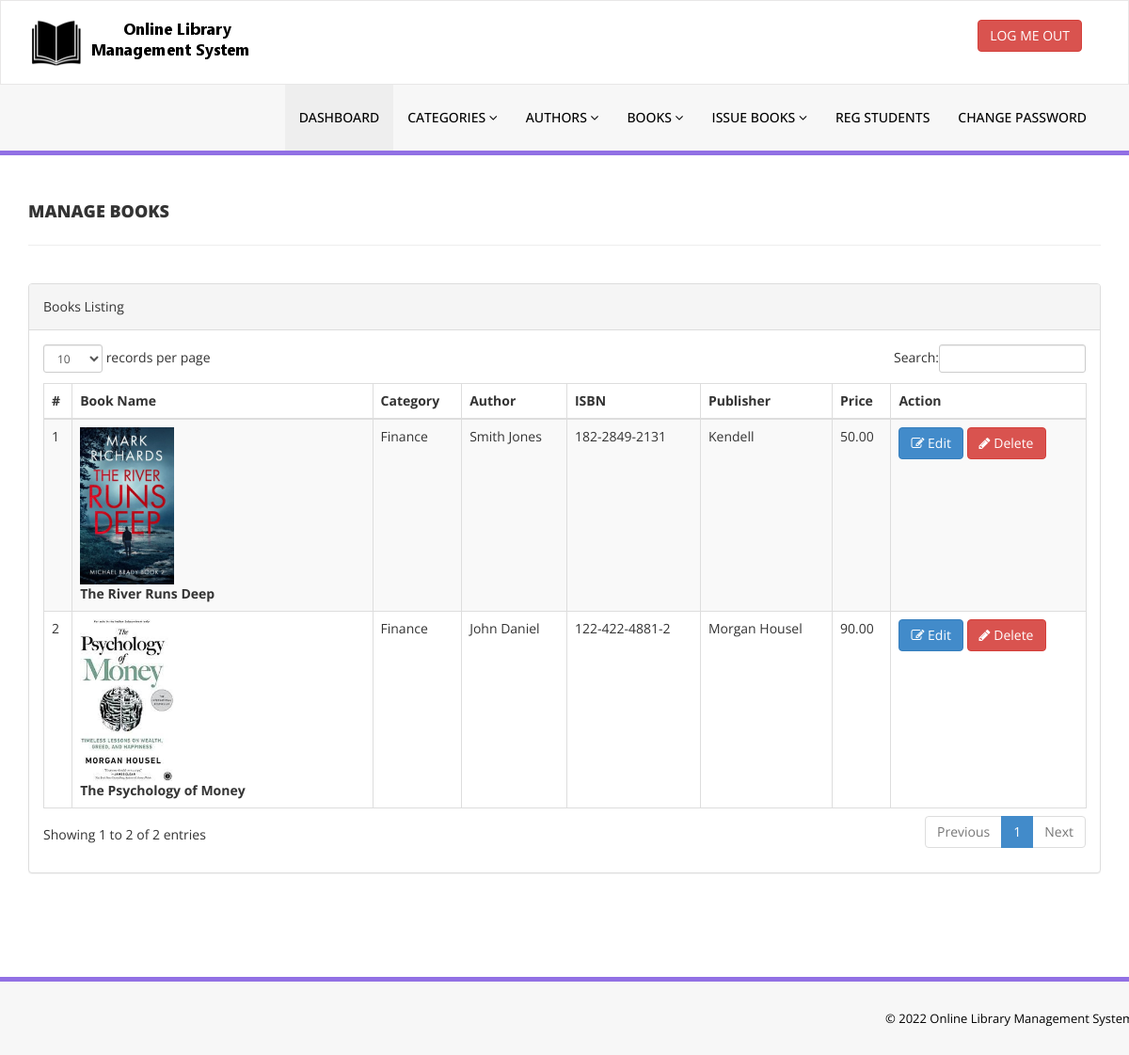
The page /admin/manage-books.php (signed in) on the database its author committed.
### tables this page shows
CREATE TABLE `tblbooks` (
  `id` int(11) NOT NULL,
  `BookName` varchar(255) DEFAULT NULL,
  `CatId` int(11) DEFAULT NULL,
  `AuthorId` int(11) DEFAULT NULL,
  `ISBNNumber` varchar(25) DEFAULT NULL,
  `BookPrice` decimal(10,2) DEFAULT NULL,
  `publisher` varchar(255) DEFAULT NULL,
  `bookImage` varchar(250) NOT NULL,
  `isIssued` int(1) DEFAULT NULL,
  `RegDate` timestamp NULL DEFAULT current_timestamp(),
  `UpdationDate` timestamp NULL DEFAULT NULL ON UPDATE current_timestamp()
);

CREATE TABLE `tblcategory` (
  `id` int(11) NOT NULL,
  `CategoryName` varchar(150) DEFAULT NULL,
  `Status` int(1) DEFAULT NULL,
  `CreationDate` timestamp NULL DEFAULT current_timestamp(),
  `UpdationDate` timestamp NULL DEFAULT '0000-00-00 00:00:00' ON UPDATE current_timestamp()
);

CREATE TABLE `tblauthors` (
  `id` int(11) NOT NULL,
  `AuthorName` varchar(159) DEFAULT NULL,
  `creationDate` timestamp NULL DEFAULT current_timestamp(),
  `UpdationDate` timestamp NULL DEFAULT NULL ON UPDATE current_timestamp()
);

### admin/manage-books.php (the view, shortened to what this page needs)
<?php
include('includes/config.php');
if(strlen($_SESSION['alogin'])==0)
    {
header('location:index.php');
}
else{
    ?>
<!DOCTYPE html>
<html xmlns="http://www.w3.org/1999/xhtml">
<head>
    <link href="assets/css/bootstrap.css" rel="stylesheet" />
    <link href="assets/css/font-awesome.css" rel="stylesheet" />
    <link href="assets/js/dataTables/dataTables.bootstrap.css" rel="stylesheet" />
    <link href="assets/css/style.css" rel="stylesheet" />
</head>
<body>
<?php include('includes/header.php');?>
    <div class="content-wrapper">
         <div class="container">
        <div class="row pad-botm">
            <div class="col-md-12">
                <h4 class="header-line">Manage Books</h4>
    </div>
        </div>
            <div class="row">
                <div class="col-md-12">
                    <div class="panel panel-default">
                        <div class="panel-heading">
                           Books Listing
                        </div>
                        <div class="panel-body">
                            <div class="table-responsive">
                                <table class="table table-striped table-bordered table-hover" id="dataTables-example">
                                    <thead>
                                        <tr>
                                            <th>#</th>
                                            <th>Book Name</th>
                                            <th>Category</th>
                                            <th>Author</th>
                                            <th>ISBN</th>
                                            <th>Publisher</th>
                                            <th>Price</th>
                                            <th>Action</th>
                                        </tr>
                                    </thead>
                                    <tbody>
<?php $sql = "SELECT tblbooks.BookName,publisher, tblcategory.CategoryName,tblauthors.AuthorName,tblbooks.ISBNNumber,tblbooks.BookPrice,tblbooks.id as bookid,tblbooks.bookImage from  tblbooks join tblcategory on tblcategory.id=tblbooks.CatId join tblauthors on tblauthors.id=tblbooks.AuthorId";
$query = $dbh -> prepare($sql);
$query->execute();
$results=$query->fetchAll(PDO::FETCH_OBJ);
$cnt=1;
if($query->rowCount() > 0)
{
foreach($results as $result)
{               ?>
                                        <tr class="odd gradeX">
                                            <td class="center"><?php echo htmlentities($cnt);?></td>
                                            <td class="center" width="300">
<img src="bookimg/<?php echo htmlentities($result->bookImage);?>" width="100">
                                                <br /><b><?php echo htmlentities($result->BookName);?></b></td>
                                            <td class="center"><?php echo htmlentities($result->CategoryName);?>
                                            </td>
                                            <td class="center"><?php echo htmlentities($result->AuthorName);?></td>
                                            <td class="center"><?php echo htmlentities($result->ISBNNumber);?> </td>
                                            <td class="center"><?php echo htmlentities($result->publisher);?></td>
                                            <td class="center"><?php echo htmlentities($result->BookPrice);?></td>
                                            <td class="center">
                                            <a href="edit-book.php?bookid=<?php echo htmlentities($result->bookid);?>"><button class="btn btn-primary"><i class="fa fa-edit "></i> Edit</button>
                                          <a href="manage-books.php?del=<?php echo htmlentities($result->bookid);?>" onclick="return confirm('Are you sure you want to delete?');"" >  <button class="btn btn-danger"><i class="fa fa-pencil"></i> Delete</button>
                                            </td>
                                        </tr>
 <?php $cnt=$cnt+1;}} ?>
                                    </tbody>
                                </table>
                            </div>
                        </div>
                    </div>
                </div>
            </div>
    </div>
    </div>
  <?php include('includes/footer.php');?>
</body>
</html>
<?php } ?>

### admin/includes/header.php (shortened to what this page needs)
<div class="navbar navbar-inverse set-radius-zero" >
        <div class="container">
            <div class="navbar-header">
                <a class="navbar-brand">
                    <img src="assets/img/logo.png" />
                </a>
            </div>
            <div class="right-div">
                <a href="logout.php" class="btn btn-danger pull-right">LOG ME OUT</a>
            </div>
        </div>
    </div>
    <section class="menu-section">
        <div class="container">
            <div class="row ">
                <div class="col-md-12">
                    <div class="navbar-collapse collapse ">
                        <ul id="menu-top" class="nav navbar-nav navbar-right">
                            <li><a href="dashboard.php" class="menu-top-active">DASHBOARD</a></li>
                            <li>
                                <a href="#" class="dropdown-toggle" id="ddlmenuItem" data-toggle="dropdown"> Categories <i class="fa fa-angle-down"></i></a>
                            </li>
                            <li>
                                <a href="#" class="dropdown-toggle" id="ddlmenuItem" data-toggle="dropdown"> Authors <i class="fa fa-angle-down"></i></a>
                            </li>
 <li>
                                <a href="#" class="dropdown-toggle" id="ddlmenuItem" data-toggle="dropdown"> Books <i class="fa fa-angle-down"></i></a>
                            </li>
                           <li>
                                <a href="#" class="dropdown-toggle" id="ddlmenuItem" data-toggle="dropdown"> Issue Books <i class="fa fa-angle-down"></i></a>
                            </li>
                             <li><a href="reg-students.php">Reg Students</a></li>
  <li><a href="change-password.php">Change Password</a></li>
                        </ul>
                    </div>
                </div>
            </div>
        </div>
    </section>

### admin/includes/footer.php
<section class="footer-section">
     <div class="container">
         <div class="row">
             <div class="col-md-12">
                &copy; <?php echo date('Y');?> Online Library Management System <a href="#" target="_blank"  </a>
             </div>
         </div>
     </div>
 </section>

### admin/assets/css/style.css (style rules this page uses)
.set-radius-zero { border-radius:0px; -moz-border-radius:0px; -webkit-border-radius:0px; }
.content-wrapper { margin-top: 40px; min-height:800px; padding-bottom:90px; }
.header-line { font-weight:900; padding-bottom:25px; border-bottom:1px solid #eeeeee; text-transform:uppercase; }
.pad-botm { padding-bottom:30px; }
.right-div { float: right; padding: 20px; }
#menu-top a { color:#000; text-decoration:none; font-weight:500; padding: 25px 15px 25px 15px; text-transform:uppercase; }
.menu-section { background-color: #f7f7f7; border-bottom:5px solid #9170E4; width:100% }
.menu-top-active { background-color:#eeeeee; }
.navbar-inverse { background-color: #FFF; border-color: rgba(155, 153, 153, 0.23); }
.navbar { min-height: 90px; margin-bottom: 0px; }
.footer-section { padding:25px 50px 25px 50px; color:#000; font-size:13px; background-color: #f7f7f7; text-align:right; border-top:5px solid #9170E4; }

### rows shown on the page
tblbooks: bookImage (picture), BookName "The River Runs Deep", tblcategory.CategoryName "Finance", AuthorId.AuthorName "Smith Jones", ISBNNumber "182-2849-2131", publisher "Kendell", BookPrice "50.00"
tblbooks: bookImage (picture), BookName "The Psychology of Money", tblcategory.CategoryName "Finance", AuthorId.AuthorName "John Daniel", ISBNNumber "122-422-4881-2", publisher "Morgan Housel", BookPrice "90.00"
